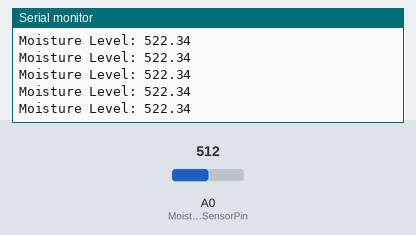
This sketch was run on a simulated Arduino Uno, built with avr-gcc and run on an emulated ATmega328P. Parts: the last lines printed to the serial monitor. The inputs (shaded band) are chosen by the test bench; at power-on: A0 (MoistureSensorPin) = 512.

Above: at 1.2 s.
1.3 s: A0 (MoistureSensorPin) set to 106
At 1.54 s:
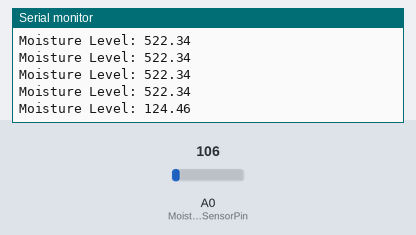
4.3 s: A0 (MoistureSensorPin) set to 90
At 4.42 s:
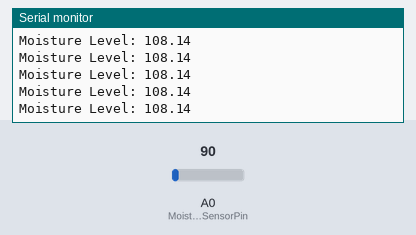
Timing chart, 0 to 7.3 s (numbered marks = the images above; inputs shaded):
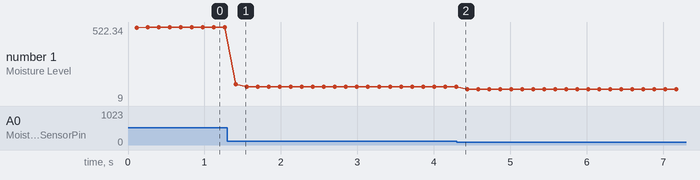

The sketch:

SoilMoistureSensor.ino
```cpp
// from https://create.arduino.cc/projecthub/electropeak/complete-guide-to-use-soil-moisture-sensor-w-examples-756b1f

/*
 * 0-300 means dry
 * 300-600 means moist
 * 600-950 means the big wet
 */
#define MoistureSensorPin A0
float MoistureSensorValue = 0;
void setup() {
  Serial.begin(9600);
}

void loop() {
  for (int i = 0; i <= 100; i++)
  {
    MoistureSensorValue = MoistureSensorValue + analogRead(MoistureSensorPin);
    delay(1);
  }
  MoistureSensorValue = MoistureSensorValue/100.0;
  Serial.print("Moisture Level: ");
  Serial.println(MoistureSensorValue);
  delay(30);
}
```

Measured:
- after the input at 1.3 s, the serial monitor: prints a new line after 0.11 s (image 1)
- plotted number 1: 522.34 → 108.14 after the input at 1.3 s, 108.14 → 9 after the input at 4.3 s
